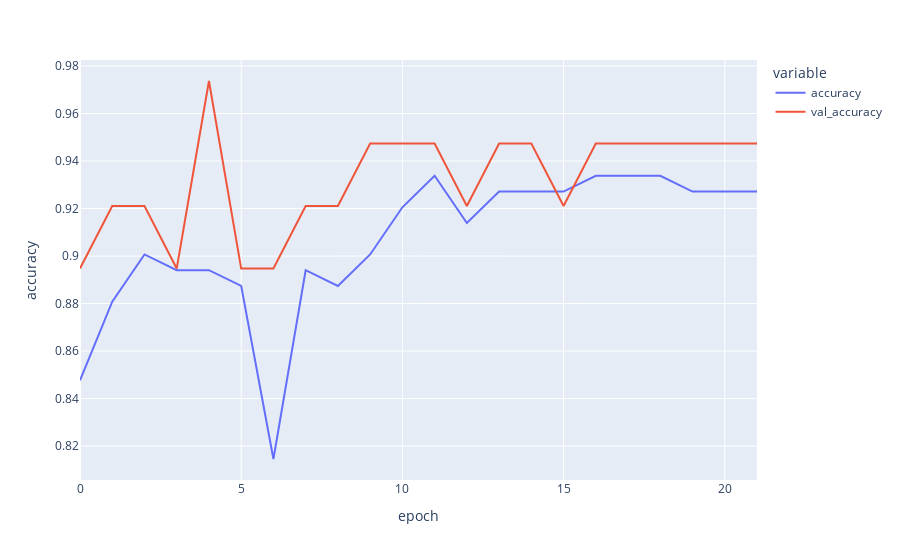

Source (notebook cell):
### Code cell
px.line(hist.history, y=['accuracy', 'val_accuracy'], labels={'index': 'epoch', 'value': 'accuracy'})

### Figure 1 — Plotly figure (JSON) as saved in the notebook; plotly's stock layout.template omitted (floating-point values rounded to 4 significant figures)
{"data": [{"hovertemplate": "variable=accuracy<br>epoch=%{x}<br>accuracy=%{y}<extra></extra>", "legendgroup": "accuracy", "line": {"color": "#636efa", "dash": "solid"}, "marker": {"symbol": "circle"}, "mode": "lines", "name": "accuracy", "orientation": "v", "showlegend": true, "type": "scatter", "x": [0, 1, 2, 3, 4, 5, 6, 7, 8, 9, 10, 11, 12, 13, 14, 15, 16, 17, 18, 19, 20, 21], "xaxis": "x", "y": [0.8477, 0.8808, 0.9007, 0.894, 0.894, 0.8874, 0.8146, 0.894, 0.8874, 0.9007, 0.9205, 0.9338, 0.9139, 0.9272, 0.9272, 0.9272, 0.9338, 0.9338, 0.9338, 0.9272, 0.9272, 0.9272], "yaxis": "y"}, {"hovertemplate": "variable=val_accuracy<br>epoch=%{x}<br>accuracy=%{y}<extra></extra>", "legendgroup": "val_accuracy", "line": {"color": "#EF553B", "dash": "solid"}, "marker": {"symbol": "circle"}, "mode": "lines", "name": "val_accuracy", "orientation": "v", "showlegend": true, "type": "scatter", "x": [0, 1, 2, 3, 4, 5, 6, 7, 8, 9, 10, 11, 12, 13, 14, 15, 16, 17, 18, 19, 20, 21], "xaxis": "x", "y": [0.8947, 0.9211, 0.9211, 0.8947, 0.9737, 0.8947, 0.8947, 0.9211, 0.9211, 0.9474, 0.9474, 0.9474, 0.9211, 0.9474, 0.9474, 0.9211, 0.9474, 0.9474, 0.9474, 0.9474, 0.9474, 0.9474], "yaxis": "y"}], "layout": {"legend": {"title": {"text": "variable"}, "tracegroupgap": 0}, "margin": {"t": 60}, "xaxis": {"anchor": "y", "domain": [0, 1], "title": {"text": "epoch"}}, "yaxis": {"anchor": "x", "domain": [0, 1], "title": {"text": "accuracy"}}}}
